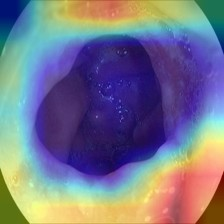
#> input picture test_gastro_gradcam.jpg, 224 x 224 px; its folder holds only this picture in this run
$ python -i hash2.py   (imports and definitions only)
#> lines starting #> are read from the running program, lines starting #| are printed output that depends on the picture
#> in descriptors, im0 is the input picture: PIL image 224x224 RGB; mean R, G, B 118.9, 118, 138.4

"""Content-cropped 256-bit perceptual descriptors + definitive clean-split construction."""
import os, json, hashlib
import numpy as np
from PIL import Image

ROOT = r"D:\CapStone-2"
OUT  = os.path.join(ROOT, "clean_study")
POP  = np.array([bin(i).count("1") for i in range(256)], dtype=np.uint8)

N = 32                      # 32x32 grid -> dHash 32*31 = 992 bits, pHash 32x32 = 1024 bits
W = 16                      # 16 uint64 words
def _words(bits):
    b = np.asarray(bits, dtype=np.uint8).ravel()
    v = np.zeros(W, dtype=np.uint64)
    for i in range(W):
        seg = b[i * 64:(i + 1) * 64]
        acc = 0
        for x in seg: acc = (acc << 1) | int(x)
        v[i] = acc
    return v

def content_crop(im, thresh=0.06, margin=0.02):
#> called with thresh = 0.06, margin = 0.02
    g = np.asarray(im.convert("L").resize((256, 256), Image.BILINEAR), dtype=np.float32) / 255.0
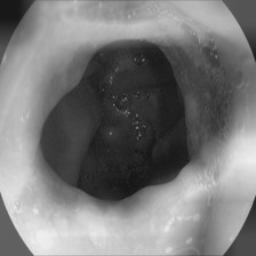
#> g: shape (256, 256) float32; min 0.0824, max 0.937, mean 0.473
    m = g > (g.max() * thresh if g.max() > 0 else 0.0)
#> m: shape (256, 256) bool; every value is 1
    if m.sum() < 64: return im
    ys, xs = np.where(m)
    h, w = g.shape
#> h = 256; w = 256
    y0, y1 = ys.min(), ys.max(); x0, x1 = xs.min(), xs.max()
#> after `y0, y1 = (ys.min(), ys.max())`: y0 = 0; y1 = 255
#> after `x0, x1 = (xs.min(), xs.max())`: x0 = 0; x1 = 255
    my = int(margin * (y1 - y0 + 1)); mx = int(margin * (x1 - x0 + 1))
#> after `my = int(margin * (y1 - y0 + 1))`: my = 5
#> after `mx = int(margin * (x1 - x0 + 1))`: mx = 5
    y0 = max(0, y0 - my); x0 = max(0, x0 - mx); y1 = min(h - 1, y1 + my); x1 = min(w - 1, x1 + mx)
    if (y1 - y0) < 8 or (x1 - x0) < 8: return im
    W0, H0 = im.size
#> W0 = 224; H0 = 224
    return im.crop((int(x0 / w * W0), int(y0 / h * H0), int((x1 + 1) / w * W0), int((y1 + 1) / h * H0)))

_D = np.cos(np.pi * (2 * np.arange(N)[:, None] + 1) * np.arange(N)[None, :] / (2.0 * N)) * np.sqrt(2.0 / N)
# [1 line not run here, left out]

def descriptors(p):
    with Image.open(p) as im0:
        im = im0.convert("RGB")
        c = content_crop(im)
        g = np.asarray(c.convert("L").resize((N + 1, N), Image.BILINEAR), dtype=np.int16)
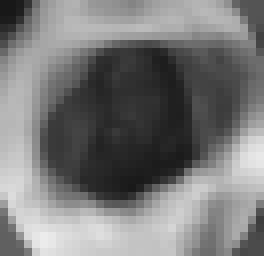
#> g: shape (32, 33) int16 (shown 8 times larger); min 24, max 236, mean 120.7
        dh = _words((g[:, 1:] > g[:, :-1]).astype(np.uint8))
#> in _words, `b = np.asarray(bits, dtype=np.uint8).ravel()`: b = 1024 values, max 1 at index 1, min 0 at index 0, mean 0.442
#> after the loop in _words, `for i in range(W):`: v = [9187623617431665024, 18374959987475842288, 18392701552457432604, 17294420423718932382, 16142607368030259071, 13838443587950085919, 9225350124845597471, 4685717919836374943, 9334985522726870015, 13946544135243830271, 13907687393219076095, 13835198361126371087, 9223934018297527326, 15042299956673181756, 17325620690060062776, 8651432683462760498]
#> dh has the same summary as v in _words
        a = np.asarray(c.convert("L").resize((N, N), Image.BILINEAR), dtype=np.float64)
    co = _D @ a @ _D.T
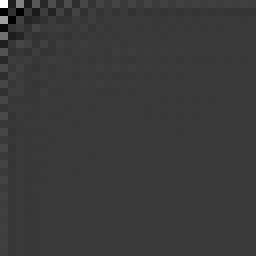
#> co: shape (32, 32) float64 (shown 8 times larger); min -892.1, max 3062.2, mean 1.5; drawn with min black and max white
    low = co.ravel()
#> low = 1024 values, max 3062.2 at index 0, min -892.1 at index 65, mean 1.5
    med = np.median(low[1:])
#> med = -0.227
    ph = _words((low > med).astype(np.uint8))
#> ph = [12299330578143313920, 11697255607964445312, 9247354585385698256, 9820849951633702912, 11961472646907954192, 11812589254710679375, 9421201960274595839, 9578828061683751616, 9505802212892232032, 9488946905735439776, 9365807925562883792, 11703418093429258848, 11740768417528663737, 11725856857979341546, 11595258219760138875, 11596702432527028782]
    return dh, ph

# [99 lines left out: functions hash_all, hamming, dedup, run, not called in this run]

# [2 lines not run here, left out]

>>> result = descriptors('../test_gastro_gradcam.jpg')

$ run again, on test_pneumo_gradcam.jpg
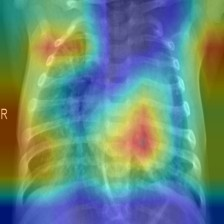
#> input picture test_pneumo_gradcam.jpg, 224 x 224 px
#> in descriptors, im0 is the input picture: PIL image 224x224 RGB; mean R, G, B 103.9, 137.8, 125.7
#> in content_crop, `g = np.asarray(im.convert("L").resize((256, 256), Image.BILINEAR), dty..`:
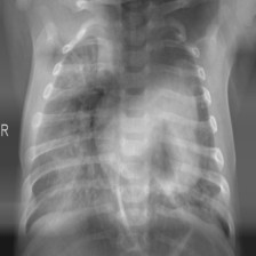
#> g: shape (256, 256) float32; min 0.0941, max 0.867, mean 0.495
#> m: shape (256, 256) bool; every value is 1
#> y0 = 0; y1 = 255
#> x0 = 0; x1 = 255
#> my = 5
#> b = 1024 values, max 1 at index 0, min 0 at index 10, mean 0.48
#> after the loop in _words, `for i in range(W):`: v = [18428921535663218942, 18257774295839172348, 18212705193971738592, 17949316083971835872, 18039432057016344256, 18159636165719652416, 8651402104371410976, 8097463473243407392, 8151449494162982448, 8079183061681374768, 8578801147493418544, 16402000101755508784, 16649394890930553968, 16577334823107888904, 18162739983965193056, 18340784279849765928]
#> dh has the same summary as v in _words
#> in descriptors, `co = _D @ a @ _D.T`:
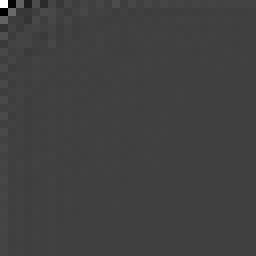
#> co: shape (32, 32) float64 (shown 8 times larger); min -1195.9, max 3532.2, mean 6; drawn with min black and max white
#> low = 1024 values, max 3532.2 at index 0, min -1195.9 at index 32, mean 6
#> med = 1.4
#> ph = [12297852835624452096, 9989032349310039296, 12878846840736902992, 11581016381675105663, 9949472462345769140, 12106416596276151259, 12362046312911869475, 11714472266747758634, 12289896772281194537, 11726256555884199785, 12118053789574638321, 11727981227387576499, 12298961128901490873, 12252634953445673803, 12302334425207286587, 12295540001695512753]
